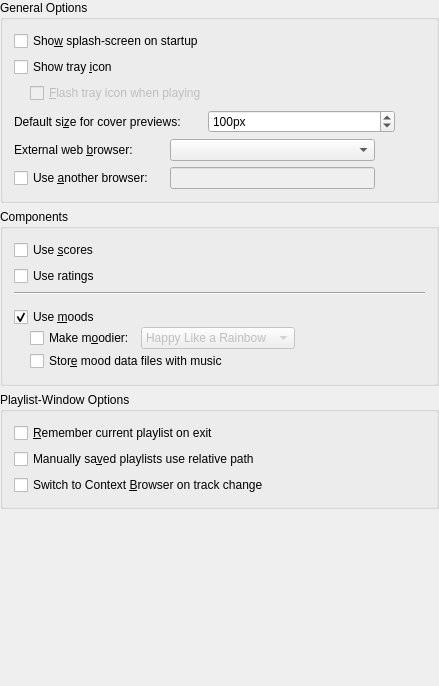
<ui version="4.0" >
 <class>General</class>
 <widget class="QWidget" name="General" >
  <property name="geometry" >
   <rect>
    <x>0</x>
    <y>0</y>
    <width>425</width>
    <height>686</height>
   </rect>
  </property>
  <property name="sizePolicy" >
   <sizepolicy vsizetype="MinimumExpanding" hsizetype="MinimumExpanding" >
    <horstretch>0</horstretch>
    <verstretch>0</verstretch>
   </sizepolicy>
  </property>
  <property name="windowTitle" >
   <string>General</string>
  </property>
  <layout class="QVBoxLayout" >
   <property name="leftMargin" >
    <number>0</number>
   </property>
   <property name="topMargin" >
    <number>0</number>
   </property>
   <property name="rightMargin" >
    <number>0</number>
   </property>
   <property name="bottomMargin" >
    <number>0</number>
   </property>
   <item>
    <widget class="Q3GroupBox" name="generalBox" >
     <property name="title" >
      <string>General Options</string>
     </property>
     <property name="margin" >
      <number>0</number>
     </property>
     <layout class="QVBoxLayout" >
      <item>
       <widget class="QCheckBox" name="kcfg_ShowSplashscreen" >
        <property name="toolTip" >
         <string>Check to enable the splashscreen during Amarok startup.</string>
        </property>
        <property name="whatsThis" >
         <string>Check to enable the splashscreen during Amarok startup.</string>
        </property>
        <property name="text" >
         <string>Sho&amp;w splash-screen on startup</string>
        </property>
       </widget>
      </item>
      <item>
       <widget class="QCheckBox" name="kcfg_ShowTrayIcon" >
        <property name="toolTip" >
         <string>Check to enable the Amarok system tray icon.</string>
        </property>
        <property name="whatsThis" >
         <string>Check to enable the Amarok system tray icon.</string>
        </property>
        <property name="text" >
         <string>Show tray &amp;icon</string>
        </property>
       </widget>
      </item>
      <item>
       <layout class="QHBoxLayout" >
        <item>
         <spacer>
          <property name="orientation" >
           <enum>Qt::Vertical</enum>
          </property>
          <property name="sizeType" >
           <enum>QSizePolicy::Expanding</enum>
          </property>
          <property name="sizeHint" >
           <size>
            <width>16</width>
            <height>21</height>
           </size>
          </property>
         </spacer>
        </item>
        <item>
         <widget class="QCheckBox" name="kcfg_AnimateTrayIcon" >
          <property name="enabled" >
           <bool>false</bool>
          </property>
          <property name="toolTip" >
           <string>Check to animate the Amarok system tray icon.</string>
          </property>
          <property name="whatsThis" >
           <string>Check to animate the Amarok system tray icon.</string>
          </property>
          <property name="text" >
           <string>&amp;Flash tray icon when playing</string>
          </property>
         </widget>
        </item>
       </layout>
      </item>
      <item>
       <layout class="QHBoxLayout" >
        <item>
         <widget class="QLabel" name="textLabel1" >
          <property name="toolTip" >
           <string>Size of the cover image in the context viewer in pixels.</string>
          </property>
          <property name="whatsThis" >
           <string>Size of the cover image in the context viewer in pixels.</string>
          </property>
          <property name="text" >
           <string>Default si&amp;ze for cover previews:</string>
          </property>
          <property name="wordWrap" >
           <bool>false</bool>
          </property>
          <property name="buddy" >
           <cstring>kcfg_CoverPreviewSize</cstring>
          </property>
         </widget>
        </item>
        <item>
         <widget class="QSpinBox" name="kcfg_CoverPreviewSize" >
          <property name="toolTip" >
           <string>Size of the cover images in the context viewer in pixels.</string>
          </property>
          <property name="whatsThis" >
           <string>Size of the cover images in the context viewer in pixels.</string>
          </property>
          <property name="suffix" >
           <string>px</string>
          </property>
          <property name="minimum" >
           <number>50</number>
          </property>
          <property name="maximum" >
           <number>300</number>
          </property>
          <property name="value" >
           <number>100</number>
          </property>
         </widget>
        </item>
        <item>
         <spacer>
          <property name="orientation" >
           <enum>Qt::Vertical</enum>
          </property>
          <property name="sizeType" >
           <enum>QSizePolicy::Expanding</enum>
          </property>
          <property name="sizeHint" >
           <size>
            <width>30</width>
            <height>20</height>
           </size>
          </property>
         </spacer>
        </item>
       </layout>
      </item>
      <item>
       <layout class="QHBoxLayout" >
        <item>
         <widget class="QLabel" name="textLabel1_2" >
          <property name="minimumSize" >
           <size>
            <width>150</width>
            <height>0</height>
           </size>
          </property>
          <property name="text" >
           <string>External web &amp;browser:</string>
          </property>
          <property name="wordWrap" >
           <bool>false</bool>
          </property>
          <property name="buddy" >
           <cstring>kComboBox_browser</cstring>
          </property>
         </widget>
        </item>
        <item>
         <widget class="KComboBox" name="kComboBox_browser" >
          <property name="sizePolicy" >
           <sizepolicy vsizetype="Fixed" hsizetype="Expanding" >
            <horstretch>0</horstretch>
            <verstretch>0</verstretch>
           </sizepolicy>
          </property>
          <property name="minimumSize" >
           <size>
            <width>150</width>
            <height>0</height>
           </size>
          </property>
          <property name="toolTip" >
           <string>Choose the external web browser to be used by Amarok.</string>
          </property>
         </widget>
        </item>
        <item>
         <spacer>
          <property name="orientation" >
           <enum>Qt::Vertical</enum>
          </property>
          <property name="sizeType" >
           <enum>QSizePolicy::Expanding</enum>
          </property>
          <property name="sizeHint" >
           <size>
            <width>50</width>
            <height>21</height>
           </size>
          </property>
         </spacer>
        </item>
       </layout>
      </item>
      <item>
       <layout class="QHBoxLayout" >
        <item>
         <widget class="QCheckBox" name="checkBox_customBrowser" >
          <property name="enabled" >
           <bool>true</bool>
          </property>
          <property name="minimumSize" >
           <size>
            <width>150</width>
            <height>0</height>
           </size>
          </property>
          <property name="text" >
           <string>Use &amp;another browser:</string>
          </property>
         </widget>
        </item>
        <item>
         <widget class="KLineEdit" name="kLineEdit_customBrowser" >
          <property name="enabled" >
           <bool>false</bool>
          </property>
          <property name="sizePolicy" >
           <sizepolicy vsizetype="Fixed" hsizetype="Expanding" >
            <horstretch>0</horstretch>
            <verstretch>0</verstretch>
           </sizepolicy>
          </property>
          <property name="minimumSize" >
           <size>
            <width>150</width>
            <height>0</height>
           </size>
          </property>
          <property name="toolTip" >
           <string>Enter filename of external web browser.</string>
          </property>
         </widget>
        </item>
        <item>
         <spacer>
          <property name="orientation" >
           <enum>Qt::Vertical</enum>
          </property>
          <property name="sizeType" >
           <enum>QSizePolicy::Expanding</enum>
          </property>
          <property name="sizeHint" >
           <size>
            <width>50</width>
            <height>21</height>
           </size>
          </property>
         </spacer>
        </item>
       </layout>
      </item>
     </layout>
    </widget>
   </item>
   <item>
    <widget class="Q3GroupBox" name="componentsBox" >
     <property name="title" >
      <string>Components</string>
     </property>
     <property name="margin" >
      <number>0</number>
     </property>
     <layout class="QVBoxLayout" >
      <item>
       <widget class="QCheckBox" name="kcfg_UseScores" >
        <property name="toolTip" >
         <string>Scores for tracks are calculated automatically, based on your listening habits.</string>
        </property>
        <property name="text" >
         <string>Use &amp;scores</string>
        </property>
        <property name="checked" >
         <bool>false</bool>
        </property>
       </widget>
      </item>
      <item>
       <widget class="QCheckBox" name="kcfg_UseRatings" >
        <property name="toolTip" >
         <string>You can assign ratings to tracks manually, from 1 to 5 stars.</string>
        </property>
        <property name="text" >
         <string>Use ratings</string>
        </property>
       </widget>
      </item>
      <item>
       <widget class="Line" name="line1" >
        <property name="frameShape" >
         <enum>QFrame::HLine</enum>
        </property>
        <property name="frameShadow" >
         <enum>QFrame::Sunken</enum>
        </property>
       </widget>
      </item>
      <item>
       <widget class="K3ActiveLabel" native="1" name="moodbarHelpLabel" >
        <property name="text" stdset="0" >
         <string>You need the &lt;a href='http://amarok.kde.org/wiki/Moodbar'>moodbar package&lt;/a> installed to enable the moodbar feature.</string>
        </property>
       </widget>
      </item>
      <item>
       <widget class="Q3Frame" name="moodFrame" >
        <property name="frameShape" >
         <enum>QFrame::NoFrame</enum>
        </property>
        <property name="frameShadow" >
         <enum>QFrame::Plain</enum>
        </property>
        <property name="lineWidth" >
         <number>0</number>
        </property>
        <property name="margin" >
         <number>0</number>
        </property>
        <layout class="QVBoxLayout" >
         <property name="spacing" >
          <number>0</number>
         </property>
         <property name="leftMargin" >
          <number>0</number>
         </property>
         <property name="topMargin" >
          <number>0</number>
         </property>
         <property name="rightMargin" >
          <number>0</number>
         </property>
         <property name="bottomMargin" >
          <number>0</number>
         </property>
         <item>
          <widget class="QCheckBox" name="kcfg_ShowMoodbar" >
           <property name="enabled" >
            <bool>true</bool>
           </property>
           <property name="toolTip" >
            <string>Displays a visual representation of the current track in the column of the playlist window.</string>
           </property>
           <property name="whatsThis" >
            <string>Displays a visual representation of the current track in the column of the playlist window.</string>
           </property>
           <property name="text" >
            <string>Use &amp;moods</string>
           </property>
           <property name="checked" >
            <bool>true</bool>
           </property>
          </widget>
         </item>
         <item>
          <layout class="QHBoxLayout" >
           <item>
            <spacer>
             <property name="orientation" >
              <enum>Qt::Vertical</enum>
             </property>
             <property name="sizeType" >
              <enum>QSizePolicy::Expanding</enum>
             </property>
             <property name="sizeHint" >
              <size>
               <width>16</width>
               <height>21</height>
              </size>
             </property>
            </spacer>
           </item>
           <item>
            <widget class="QCheckBox" name="kcfg_MakeMoodier" >
             <property name="enabled" >
              <bool>true</bool>
             </property>
             <property name="toolTip" >
              <string>When enabled, the hue distribution is quantised and respread evenly, giving a prettier but less meaningful output.</string>
             </property>
             <property name="whatsThis" >
              <string>When enabled, the hue distribution is quantised and respread evenly, giving a prettier but less meaningful output.</string>
             </property>
             <property name="text" >
              <string>Make m&amp;oodier:</string>
             </property>
            </widget>
           </item>
           <item>
            <widget class="QComboBox" name="kcfg_AlterMood" >
             <property name="enabled" >
              <bool>false</bool>
             </property>
             <item>
              <property name="text" >
               <string>Happy Like a Rainbow</string>
              </property>
             </item>
             <item>
              <property name="text" >
               <string>Angry as Hell</string>
              </property>
             </item>
             <item>
              <property name="text" >
               <string>Frozen in the Arctic</string>
              </property>
             </item>
            </widget>
           </item>
           <item>
            <spacer>
             <property name="orientation" >
              <enum>Qt::Vertical</enum>
             </property>
             <property name="sizeType" >
              <enum>QSizePolicy::Expanding</enum>
             </property>
             <property name="sizeHint" >
              <size>
               <width>130</width>
               <height>20</height>
              </size>
             </property>
            </spacer>
           </item>
          </layout>
         </item>
         <item>
          <layout class="QHBoxLayout" >
           <item>
            <spacer>
             <property name="orientation" >
              <enum>Qt::Vertical</enum>
             </property>
             <property name="sizeType" >
              <enum>QSizePolicy::Expanding</enum>
             </property>
             <property name="sizeHint" >
              <size>
               <width>16</width>
               <height>21</height>
              </size>
             </property>
            </spacer>
           </item>
           <item>
            <widget class="QCheckBox" name="kcfg_MoodsWithMusic" >
             <property name="enabled" >
              <bool>true</bool>
             </property>
             <property name="toolTip" >
              <string>Enabling this option stores Mood data files with the music files. Disabling stores them in your home folder.</string>
             </property>
             <property name="whatsThis" >
              <string>Enabling this option stores Mood data files with the music files. Namely, the mood file for /music/file.mp3 will be /music/file.mood.  Disabling stores them in your home folder.</string>
             </property>
             <property name="text" >
              <string>Stor&amp;e mood data files with music</string>
             </property>
            </widget>
           </item>
          </layout>
         </item>
        </layout>
       </widget>
      </item>
     </layout>
    </widget>
   </item>
   <item>
    <widget class="Q3GroupBox" name="groupBox2" >
     <property name="title" >
      <string>Playlist-Window Options</string>
     </property>
     <property name="margin" >
      <number>0</number>
     </property>
     <layout class="QVBoxLayout" >
      <item>
       <widget class="QCheckBox" name="kcfg_SavePlaylist" >
        <property name="toolTip" >
         <string>If checked, Amarok saves the current playlist on quit and restores it when restarted.&lt;br></string>
        </property>
        <property name="whatsThis" >
         <string>If checked, Amarok saves the current playlist on quit and restores it when restarted.</string>
        </property>
        <property name="text" >
         <string>&amp;Remember current playlist on exit</string>
        </property>
       </widget>
      </item>
      <item>
       <widget class="QCheckBox" name="kcfg_RelativePlaylist" >
        <property name="toolTip" >
         <string>If checked, Amarok uses a relative path for the tracks of manually saved playlists</string>
        </property>
        <property name="whatsThis" >
         <string>If checked, Amarok uses a relative path for the tracks of manually saved playlists</string>
        </property>
        <property name="text" >
         <string>Manually sa&amp;ved playlists use relative path</string>
        </property>
       </widget>
      </item>
      <item>
       <widget class="QCheckBox" name="kcfg_AutoShowContextBrowser" >
        <property name="toolTip" >
         <string>Switch to the context browser, when playing a track.&lt;br></string>
        </property>
        <property name="whatsThis" >
         <string>Switch to the context browser, when playing a track.</string>
        </property>
        <property name="text" >
         <string>Switch to Context &amp;Browser on track change</string>
        </property>
       </widget>
      </item>
     </layout>
    </widget>
   </item>
   <item>
    <spacer>
     <property name="orientation" >
      <enum>Qt::Vertical</enum>
     </property>
     <property name="sizeType" >
      <enum>QSizePolicy::Expanding</enum>
     </property>
     <property name="sizeHint" >
      <size>
       <width>20</width>
       <height>152</height>
      </size>
     </property>
    </spacer>
   </item>
  </layout>
 </widget>
 <layoutdefault spacing="6" margin="11" />
 <pixmapfunction>qPixmapFromMimeSource</pixmapfunction>
 <customwidgets>
  <customwidget>
   <class>Q3GroupBox</class>
   <extends>QGroupBox</extends>
   <header>Qt3Support/Q3GroupBox</header>
   <container>1</container>
  </customwidget>
  <customwidget>
   <class>Q3Frame</class>
   <extends>QFrame</extends>
   <header>Qt3Support/Q3Frame</header>
   <container>1</container>
  </customwidget>
  <customwidget>
   <class>KComboBox</class>
   <extends>QComboBox</extends>
   <header>kcombobox.h</header>
  </customwidget>
  <customwidget>
   <class>KLineEdit</class>
   <extends>QLineEdit</extends>
   <header>klineedit.h</header>
  </customwidget>
  <customwidget>
   <class>K3ActiveLabel</class>
   <extends>QWidget</extends>
   <header>k3activelabel.h</header>
  </customwidget>
 </customwidgets>
 <includes>
  <include location="local" >kcombobox.h</include>
  <include location="local" >klineedit.h</include>
  <include location="local" >k3activelabel.h</include>
 </includes>
 <resources/>
 <connections>
  <connection>
   <sender>kcfg_ShowTrayIcon</sender>
   <signal>toggled(bool)</signal>
   <receiver>kcfg_AnimateTrayIcon</receiver>
   <slot>setEnabled(bool)</slot>
   <hints>
    <hint type="sourcelabel" >
     <x>20</x>
     <y>20</y>
    </hint>
    <hint type="destinationlabel" >
     <x>20</x>
     <y>20</y>
    </hint>
   </hints>
  </connection>
  <connection>
   <sender>checkBox_customBrowser</sender>
   <signal>toggled(bool)</signal>
   <receiver>kComboBox_browser</receiver>
   <slot>setDisabled(bool)</slot>
   <hints>
    <hint type="sourcelabel" >
     <x>20</x>
     <y>20</y>
    </hint>
    <hint type="destinationlabel" >
     <x>20</x>
     <y>20</y>
    </hint>
   </hints>
  </connection>
  <connection>
   <sender>checkBox_customBrowser</sender>
   <signal>toggled(bool)</signal>
   <receiver>kLineEdit_customBrowser</receiver>
   <slot>setEnabled(bool)</slot>
   <hints>
    <hint type="sourcelabel" >
     <x>20</x>
     <y>20</y>
    </hint>
    <hint type="destinationlabel" >
     <x>20</x>
     <y>20</y>
    </hint>
   </hints>
  </connection>
  <connection>
   <sender>kcfg_ShowMoodbar</sender>
   <signal>toggled(bool)</signal>
   <receiver>General</receiver>
   <slot>slotUpdateMoodFrame()</slot>
   <hints>
    <hint type="sourcelabel" >
     <x>20</x>
     <y>20</y>
    </hint>
    <hint type="destinationlabel" >
     <x>20</x>
     <y>20</y>
    </hint>
   </hints>
  </connection>
  <connection>
   <sender>kcfg_MakeMoodier</sender>
   <signal>toggled(bool)</signal>
   <receiver>General</receiver>
   <slot>slotUpdateMoodFrame()</slot>
   <hints>
    <hint type="sourcelabel" >
     <x>20</x>
     <y>20</y>
    </hint>
    <hint type="destinationlabel" >
     <x>20</x>
     <y>20</y>
    </hint>
   </hints>
  </connection>
 </connections>
</ui>
